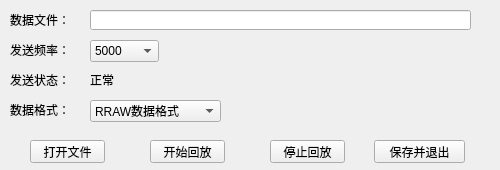
<?xml version="1.0" encoding="UTF-8"?>
<ui version="4.0">
 <class>playback</class>
 <widget class="QWidget" name="playback">
  <property name="geometry">
   <rect>
    <x>0</x>
    <y>0</y>
    <width>500</width>
    <height>170</height>
   </rect>
  </property>
  <property name="maximumSize">
   <size>
    <width>500</width>
    <height>170</height>
   </size>
  </property>
  <property name="windowTitle">
   <string>数据回放</string>
  </property>
  <widget class="QLabel" name="label">
   <property name="geometry">
    <rect>
     <x>10</x>
     <y>10</y>
     <width>61</width>
     <height>20</height>
    </rect>
   </property>
   <property name="text">
    <string>数据文件：</string>
   </property>
  </widget>
  <widget class="QLabel" name="label_2">
   <property name="geometry">
    <rect>
     <x>10</x>
     <y>40</y>
     <width>61</width>
     <height>20</height>
    </rect>
   </property>
   <property name="text">
    <string>发送频率：</string>
   </property>
  </widget>
  <widget class="QLabel" name="label_3">
   <property name="geometry">
    <rect>
     <x>10</x>
     <y>100</y>
     <width>61</width>
     <height>20</height>
    </rect>
   </property>
   <property name="text">
    <string>数据格式：</string>
   </property>
  </widget>
  <widget class="QLabel" name="label_4">
   <property name="geometry">
    <rect>
     <x>10</x>
     <y>70</y>
     <width>61</width>
     <height>20</height>
    </rect>
   </property>
   <property name="text">
    <string>发送状态：</string>
   </property>
  </widget>
  <widget class="QComboBox" name="combox2">
   <property name="geometry">
    <rect>
     <x>90</x>
     <y>100</y>
     <width>131</width>
     <height>22</height>
    </rect>
   </property>
   <item>
    <property name="text">
     <string>RRAW数据格式</string>
    </property>
   </item>
  </widget>
  <widget class="QLabel" name="label_5">
   <property name="geometry">
    <rect>
     <x>90</x>
     <y>70</y>
     <width>54</width>
     <height>20</height>
    </rect>
   </property>
   <property name="text">
    <string>正常</string>
   </property>
  </widget>
  <widget class="QComboBox" name="comboBox">
   <property name="geometry">
    <rect>
     <x>90</x>
     <y>40</y>
     <width>69</width>
     <height>22</height>
    </rect>
   </property>
   <item>
    <property name="text">
     <string>5000</string>
    </property>
   </item>
   <item>
    <property name="text">
     <string>10000</string>
    </property>
   </item>
   <item>
    <property name="text">
     <string>20000</string>
    </property>
   </item>
  </widget>
  <widget class="QLineEdit" name="lineEdit">
   <property name="geometry">
    <rect>
     <x>90</x>
     <y>10</y>
     <width>381</width>
     <height>20</height>
    </rect>
   </property>
  </widget>
  <widget class="QPushButton" name="openFile">
   <property name="geometry">
    <rect>
     <x>30</x>
     <y>140</y>
     <width>75</width>
     <height>23</height>
    </rect>
   </property>
   <property name="text">
    <string>打开文件</string>
   </property>
  </widget>
  <widget class="QPushButton" name="startReview">
   <property name="geometry">
    <rect>
     <x>150</x>
     <y>140</y>
     <width>75</width>
     <height>23</height>
    </rect>
   </property>
   <property name="text">
    <string>开始回放</string>
   </property>
  </widget>
  <widget class="QPushButton" name="stopReview">
   <property name="geometry">
    <rect>
     <x>270</x>
     <y>140</y>
     <width>75</width>
     <height>23</height>
    </rect>
   </property>
   <property name="text">
    <string>停止回放</string>
   </property>
  </widget>
  <widget class="QPushButton" name="exit">
   <property name="geometry">
    <rect>
     <x>374</x>
     <y>140</y>
     <width>91</width>
     <height>23</height>
    </rect>
   </property>
   <property name="text">
    <string>保存并退出</string>
   </property>
  </widget>
 </widget>
 <resources/>
 <connections/>
</ui>
